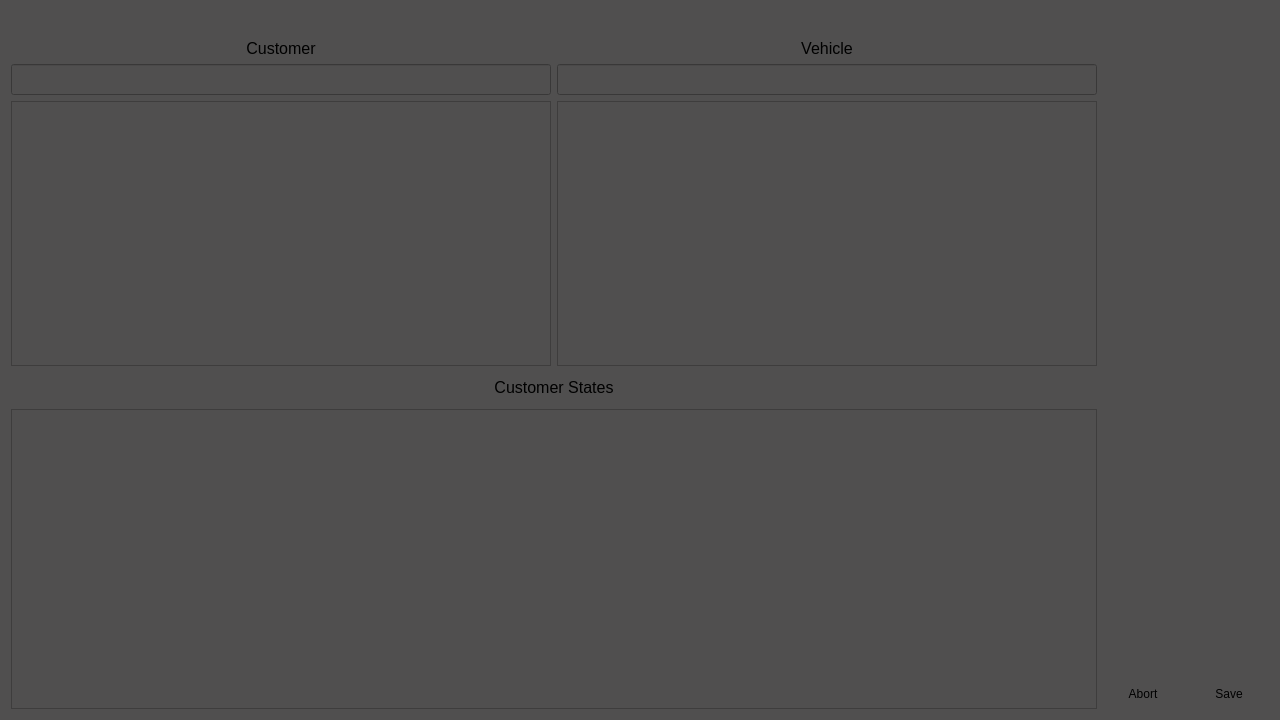
<?xml version="1.0" encoding="UTF-8"?>
<ui version="4.0">
 <class>create_ro</class>
 <widget class="QWidget" name="create_ro">
  <property name="geometry">
   <rect>
    <x>0</x>
    <y>0</y>
    <width>1280</width>
    <height>720</height>
   </rect>
  </property>
  <property name="windowTitle">
   <string>Create Ro</string>
  </property>
  <property name="windowIcon">
   <iconset>
    <normaloff>Images/Icons/edit.png</normaloff>Images/Icons/edit.png</iconset>
  </property>
  <property name="styleSheet">
   <string notr="true">background-color: #504F4F;
</string>
  </property>
  <layout class="QGridLayout" name="gridLayout">
   <item row="1" column="0" colspan="2">
    <widget class="QLabel" name="customer_states_label">
     <property name="maximumSize">
      <size>
       <width>16777215</width>
       <height>100</height>
      </size>
     </property>
     <property name="font">
      <font>
       <pointsize>12</pointsize>
      </font>
     </property>
     <property name="text">
      <string>Customer States</string>
     </property>
     <property name="alignment">
      <set>Qt::AlignCenter</set>
     </property>
    </widget>
   </item>
   <item row="0" column="0">
    <layout class="QVBoxLayout" name="verticalLayout_3">
     <item>
      <layout class="QVBoxLayout" name="verticalLayout">
       <item>
        <widget class="QPushButton" name="customer_button">
         <property name="text">
          <string/>
         </property>
         <property name="icon">
          <iconset>
           <normaloff>Images/Icons/user.png</normaloff>Images/Icons/user.png</iconset>
         </property>
         <property name="iconSize">
          <size>
           <width>30</width>
           <height>30</height>
          </size>
         </property>
         <property name="flat">
          <bool>true</bool>
         </property>
        </widget>
       </item>
       <item>
        <widget class="QLabel" name="customer_label">
         <property name="font">
          <font>
           <pointsize>12</pointsize>
          </font>
         </property>
         <property name="text">
          <string>Customer</string>
         </property>
         <property name="alignment">
          <set>Qt::AlignCenter</set>
         </property>
        </widget>
       </item>
      </layout>
     </item>
     <item>
      <widget class="QLineEdit" name="customer_line_edit">
       <property name="font">
        <font>
         <pointsize>14</pointsize>
         <bold>true</bold>
        </font>
       </property>
       <property name="styleSheet">
        <string notr="true">text-align: center;</string>
       </property>
       <property name="alignment">
        <set>Qt::AlignCenter</set>
       </property>
      </widget>
     </item>
     <item>
      <widget class="QTableWidget" name="customer_table">
       <property name="minimumSize">
        <size>
         <width>500</width>
         <height>265</height>
        </size>
       </property>
      </widget>
     </item>
    </layout>
   </item>
   <item row="0" column="1">
    <layout class="QVBoxLayout" name="verticalLayout_2">
     <item>
      <widget class="QPushButton" name="vehicle_button">
       <property name="text">
        <string/>
       </property>
       <property name="icon">
        <iconset>
         <normaloff>Images/Icons/car.png</normaloff>Images/Icons/car.png</iconset>
       </property>
       <property name="iconSize">
        <size>
         <width>30</width>
         <height>30</height>
        </size>
       </property>
       <property name="flat">
        <bool>true</bool>
       </property>
      </widget>
     </item>
     <item>
      <widget class="QLabel" name="vehicle_label">
       <property name="font">
        <font>
         <pointsize>12</pointsize>
        </font>
       </property>
       <property name="styleSheet">
        <string notr="true">align: center;</string>
       </property>
       <property name="text">
        <string>Vehicle</string>
       </property>
       <property name="alignment">
        <set>Qt::AlignCenter</set>
       </property>
      </widget>
     </item>
     <item>
      <widget class="QLineEdit" name="vehicle_line_edit">
       <property name="font">
        <font>
         <pointsize>14</pointsize>
         <bold>true</bold>
        </font>
       </property>
       <property name="styleSheet">
        <string notr="true">text-align: center;</string>
       </property>
      </widget>
     </item>
     <item>
      <widget class="QTableWidget" name="vehicle_table">
       <property name="minimumSize">
        <size>
         <width>500</width>
         <height>265</height>
        </size>
       </property>
      </widget>
     </item>
    </layout>
   </item>
   <item row="1" column="2" rowspan="2">
    <spacer name="verticalSpacer">
     <property name="orientation">
      <enum>Qt::Vertical</enum>
     </property>
     <property name="sizeHint" stdset="0">
      <size>
       <width>20</width>
       <height>219</height>
      </size>
     </property>
    </spacer>
   </item>
   <item row="2" column="0" rowspan="2" colspan="2">
    <widget class="QTextEdit" name="customer_states">
     <property name="minimumSize">
      <size>
       <width>0</width>
       <height>300</height>
      </size>
     </property>
     <property name="font">
      <font>
       <pointsize>12</pointsize>
      </font>
     </property>
    </widget>
   </item>
   <item row="3" column="2">
    <layout class="QHBoxLayout" name="horizontalLayout">
     <item>
      <widget class="QPushButton" name="abort_button">
       <property name="minimumSize">
        <size>
         <width>30</width>
         <height>30</height>
        </size>
       </property>
       <property name="styleSheet">
        <string notr="true">text-align: center;</string>
       </property>
       <property name="text">
        <string>Abort</string>
       </property>
       <property name="icon">
        <iconset>
         <normaloff>Images/Icons/cross.png</normaloff>Images/Icons/cross.png</iconset>
       </property>
       <property name="iconSize">
        <size>
         <width>30</width>
         <height>30</height>
        </size>
       </property>
       <property name="flat">
        <bool>true</bool>
       </property>
      </widget>
     </item>
     <item>
      <widget class="QPushButton" name="save_button">
       <property name="minimumSize">
        <size>
         <width>30</width>
         <height>30</height>
        </size>
       </property>
       <property name="styleSheet">
        <string notr="true">text-align: center;</string>
       </property>
       <property name="text">
        <string>Save</string>
       </property>
       <property name="icon">
        <iconset>
         <normaloff>Images/Icons/check.png</normaloff>Images/Icons/check.png</iconset>
       </property>
       <property name="iconSize">
        <size>
         <width>30</width>
         <height>30</height>
        </size>
       </property>
       <property name="flat">
        <bool>true</bool>
       </property>
      </widget>
     </item>
    </layout>
   </item>
   <item row="0" column="2">
    <widget class="QLabel" name="winter_auto_logo">
     <property name="minimumSize">
      <size>
       <width>150</width>
       <height>0</height>
      </size>
     </property>
     <property name="text">
      <string/>
     </property>
     <property name="pixmap">
      <pixmap>winter_auto.png</pixmap>
     </property>
     <property name="alignment">
      <set>Qt::AlignCenter</set>
     </property>
    </widget>
   </item>
  </layout>
 </widget>
 <resources/>
 <connections/>
</ui>
